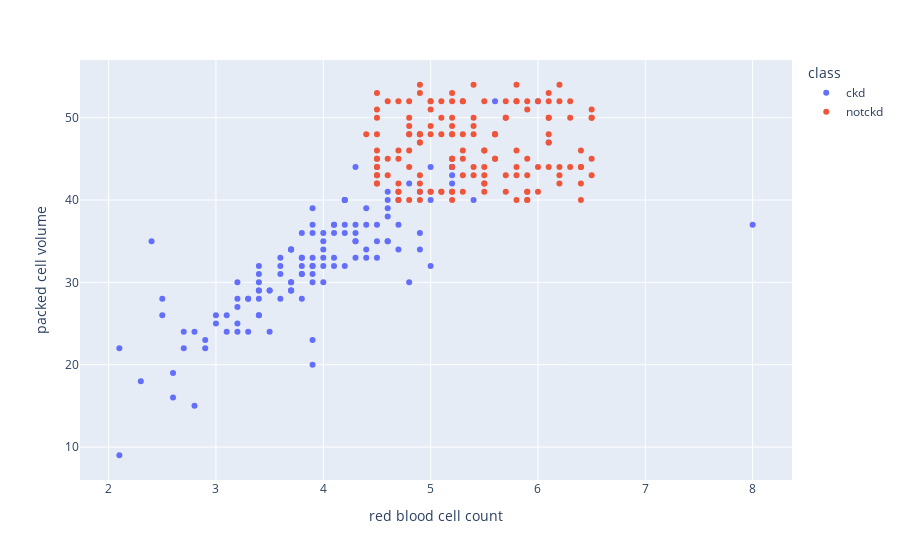

Write notebook code for a chart like this one.
### Code cell
scatter('red blood cell count','packed cell volume')

### Figure 1 — Plotly figure (JSON) as saved in the notebook; plotly's stock layout.template omitted (floating-point values rounded to 4 significant figures; data arrays with more than 128 entries replaced by an {"elided": "..."} marker saying what was removed)
{"data": [{"hovertemplate": "class=ckd<br>red blood cell count=%{x}<br>packed cell volume=%{y}<extra></extra>", "legendgroup": "ckd", "marker": {"color": "#636efa", "symbol": "circle"}, "mode": "markers", "name": "ckd", "orientation": "v", "showlegend": true, "type": "scatter", "x": {"elided": "250 float values"}, "xaxis": "x", "y": {"elided": "250 int values"}, "yaxis": "y"}, {"hovertemplate": "class=notckd<br>red blood cell count=%{x}<br>packed cell volume=%{y}<extra></extra>", "legendgroup": "notckd", "marker": {"color": "#EF553B", "symbol": "circle"}, "mode": "markers", "name": "notckd", "orientation": "v", "showlegend": true, "type": "scatter", "x": {"elided": "150 float values"}, "xaxis": "x", "y": {"elided": "150 int values"}, "yaxis": "y"}], "layout": {"autosize": true, "legend": {"title": {"text": "class"}, "tracegroupgap": 0}, "margin": {"t": 60}, "xaxis": {"anchor": "y", "autorange": true, "domain": [0, 1], "range": [1.731, 8.369], "title": {"text": "red blood cell count"}, "type": "linear"}, "yaxis": {"anchor": "x", "autorange": true, "domain": [0, 1], "range": [5.516, 57.48], "title": {"text": "packed cell volume"}, "type": "linear"}}}
